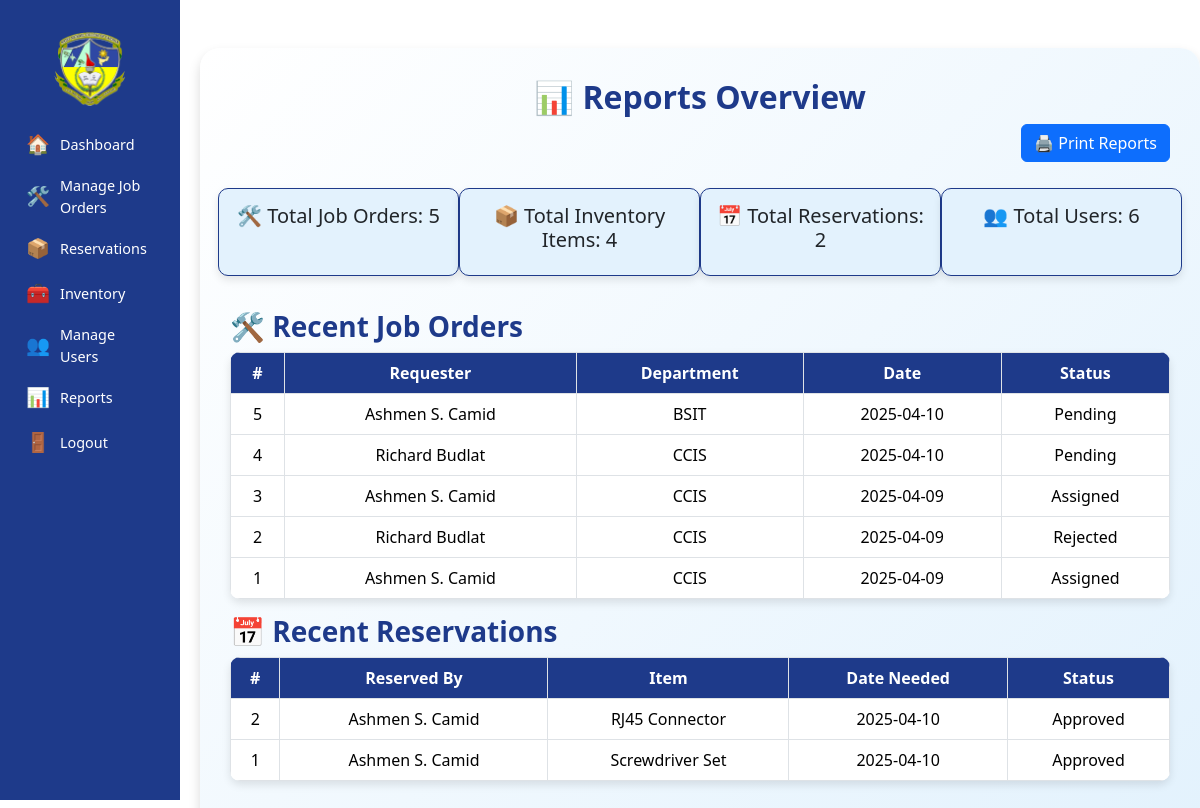
The app's page /pages/admin/reports.php with its own data.
### tables this page shows
CREATE TABLE `repair_requests` (
  `id` int(11) NOT NULL,
  `user_id` int(11) NOT NULL,
  `requester_name` varchar(255) NOT NULL,
  `department` varchar(255) NOT NULL,
  `location` varchar(255) NOT NULL,
  `service_type` varchar(100) NOT NULL,
  `description` text NOT NULL,
  `priority` enum('Low','Medium','High','Urgent') NOT NULL,
  `attachment` varchar(255) DEFAULT NULL,
  `date_requested` date NOT NULL,
  `created_at` timestamp NOT NULL DEFAULT current_timestamp(),
  `status` varchar(50) NOT NULL DEFAULT 'Pending'
);

CREATE TABLE `reservations` (
  `id` int(11) NOT NULL,
  `user_id` int(11) NOT NULL,
  `requester_name` varchar(255) NOT NULL,
  `department` varchar(255) NOT NULL,
  `material_name` varchar(255) NOT NULL,
  `quantity` int(11) NOT NULL,
  `purpose` text NOT NULL,
  `date_needed` date NOT NULL,
  `return_date` date NOT NULL,
  `status` enum('Pending','Approved','Rejected','Returned') DEFAULT 'Pending',
  `created_at` timestamp NOT NULL DEFAULT current_timestamp()
);

### pages/admin/reports.php (the view, shortened to what this page needs)
<?php
require_once '../../controller/conn.php';
$totalJobOrders = $conn->query("SELECT COUNT(*) AS count FROM repair_requests")->fetch_assoc()['count'];
$totalInventoryItems = $conn->query("SELECT COUNT(*) AS count FROM inventory")->fetch_assoc()['count'];
$totalReservations = $conn->query("SELECT COUNT(*) AS count FROM reservations")->fetch_assoc()['count'];
$totalUsers = $conn->query("SELECT COUNT(*) AS count FROM clients")->fetch_assoc()['count'];
$recentJobOrders = $conn->query("SELECT id, requester_name, department, created_at, status FROM repair_requests ORDER BY created_at DESC LIMIT 5");
$recentReservations = $conn->query("SELECT id, requester_name, material_name, date_needed, status FROM reservations ORDER BY created_at DESC LIMIT 5");
?>
<!DOCTYPE html>
<html lang="en">
<head>
    <link href="https://cdnjs.cloudflare.com/ajax/libs/bootstrap/5.3.2/css/bootstrap.min.css" rel="stylesheet">
</head>
<body>
    <div class="d-flex">
        <nav class="sidebar text-white p-3">
            <img src="../../assets/image/Smcc_logo.jpeg" alt="SMCC Logo" class="mb-3">
            <ul class="nav flex-column">
                <li class="nav-item">
                    <a href="dashboard.php" class="nav-link">
                        <span>🏠</span> Dashboard
                    </a>
                </li>
                <li class="nav-item">
                    <a href="manage_job_orders.php" class="nav-link">
                        <span>🛠️</span> Manage Job Orders
                    </a>
                </li>
                <li class="nav-item">
                    <a href="manage_materials.php" class="nav-link">
                        <span>📦</span> Reservations
                    </a>
                </li>
                <li class="nav-item">
                    <a href="manage_inventory.php" class="nav-link">
                        <span>🧰</span> Inventory
                    </a>
                </li>
                <li class="nav-item">
                    <a href="manage_users.php" class="nav-link">
                        <span>👥</span> Manage Users
                    </a>
                </li>
                <li class="nav-item">
                    <a href="reports.php" class="nav-link">
                        <span>📊</span> Reports
                    </a>
                </li>
                <li class="nav-item">
                    <a href="../../index.php" class="nav-link">
                        <span>🚪</span> Logout
                    </a>
                </li>
            </ul>
        </nav>
        <div class="container mt-5">
            <h2 class="text-center">📊 Reports Overview</h2>
            <div class="text-end mb-3">
                <button class="btn btn-primary" onclick="printTables()">🖨️ Print Reports</button>
            </div>
            <div id="printable-tables">
                <div class="row text-center mb-4">
                    <div class="col-md-3">
                        <h5>🛠️ Total Job Orders: <?php echo $totalJobOrders; ?></h5>
                    </div>
                    <div class="col-md-3">
                        <h5>📦 Total Inventory Items: <?php echo $totalInventoryItems; ?></h5>
                    </div>
                    <div class="col-md-3">
                        <h5>📅 Total Reservations: <?php echo $totalReservations; ?></h5>
                    </div>
                    <div class="col-md-3">
                        <h5>👥 Total Users: <?php echo $totalUsers; ?></h5>
                    </div>
                </div>
                <h3>🛠️ Recent Job Orders</h3>
                <table class="table table-bordered">
                    <thead>
                        <tr>
                            <th>#</th>
                            <th>Requester</th>
                            <th>Department</th>
                            <th>Date</th>
                            <th>Status</th>
                        </tr>
                    </thead>
                    <tbody>
                        <?php while ($row = $recentJobOrders->fetch_assoc()): ?>
                            <tr>
                                <td><?php echo $row['id']; ?></td>
                                <td><?php echo $row['requester_name']; ?></td>
                                <td><?php echo $row['department']; ?></td>
                                <td><?php echo date('Y-m-d', strtotime($row['created_at'])); ?></td>
                                <td><?php echo $row['status']; ?></td>
                            </tr>
                        <?php endwhile; ?>
                    </tbody>
                </table>
                <h3>📅 Recent Reservations</h3>
                <table class="table table-bordered">
                    <thead>
                        <tr>
                            <th>#</th>
                            <th>Reserved By</th>
                            <th>Item</th>
                            <th>Date Needed</th>
                            <th>Status</th>
                        </tr>
                    </thead>
                    <tbody>
                        <?php while ($row = $recentReservations->fetch_assoc()): ?>
                            <tr>
                                <td><?php echo $row['id']; ?></td>
                                <td><?php echo $row['requester_name']; ?></td>
                                <td><?php echo $row['material_name']; ?></td>
                                <td><?php echo date('Y-m-d', strtotime($row['date_needed'])); ?></td>
                                <td><?php echo $row['status']; ?></td>
                            </tr>
                        <?php endwhile; ?>
                    </tbody>
                </table>
            </div>
        </div>
    </div>
</body>
</html>

### pages/admin/reports.php (style rules this page uses)
.sidebar { position: fixed; top: 0; left: 0; width: 180px; height: 100vh; background-color: #1e3a8a; text-align: left; overflow-y: auto; }
.sidebar img { width: 50%; margin: 15px auto; display: block; }
.sidebar .nav-link { display: flex; align-items: center; font-size: 0.9rem; padding: 8px 10px; color: white; text-decoration: none; }
.sidebar .nav-link span { margin-right: 10px; font-size: 1.2rem; font-style: normal; }
.container.mt-5 { margin-left: 200px; background: linear-gradient(135deg, #ffffff, #e3f2fd); padding: 30px; border-radius: 20px; box-shadow: 0 6px 12px rgba(0, 0, 0, 0.15); }
h2, h3 { color: #1e3a8a; font-weight: bold; }
.row.text-center div { background-color: #e3f2fd; border: 1px solid #1e3a8a; border-radius: 10px; padding: 15px; margin: 10px 0; box-shadow: 0 4px 8px rgba(0, 0, 0, 0.1); }
table.table-bordered { background-color: #ffffff; border-radius: 10px; overflow: hidden; box-shadow: 0 4px 8px rgba(0, 0, 0, 0.1); }
table.table-bordered th { background-color: #1e3a8a; color: white; text-align: center; }
table.table-bordered td { text-align: center; }

### records on screen
repair_requests: id "5", requester_name "Ashmen S. Camid", department "BSIT", created_at "2025-04-10", status "Pending"
repair_requests: id "4", requester_name "Richard Budlat", department "CCIS", created_at "2025-04-10", status "Pending"
repair_requests: id "3", requester_name "Ashmen S. Camid", department "CCIS", created_at "2025-04-09", status "Assigned"
repair_requests: id "2", requester_name "Richard Budlat", department "CCIS", created_at "2025-04-09", status "Rejected"
repair_requests: id "1", requester_name "Ashmen S. Camid", department "CCIS", created_at "2025-04-09", status "Assigned"
reservations: id "2", requester_name "Ashmen S. Camid", material_name "RJ45 Connector", date_needed "2025-04-10", status "Approved"
reservations: id "1", requester_name "Ashmen S. Camid", material_name "Screwdriver Set", date_needed "2025-04-10", status "Approved"

### other values on screen
$totalJobOrders "5"
$totalInventoryItems "4"
$totalReservations "2"
$totalUsers "6"
